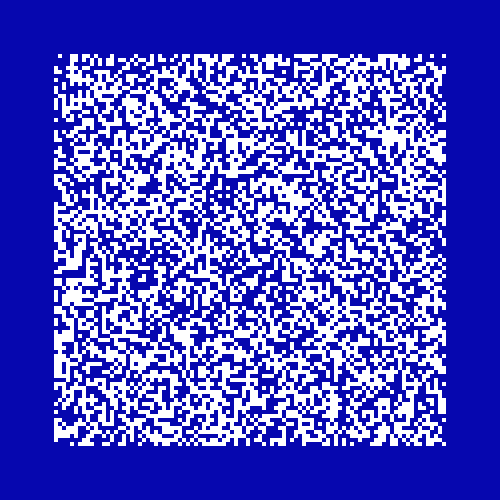
Frame 1 (no input)
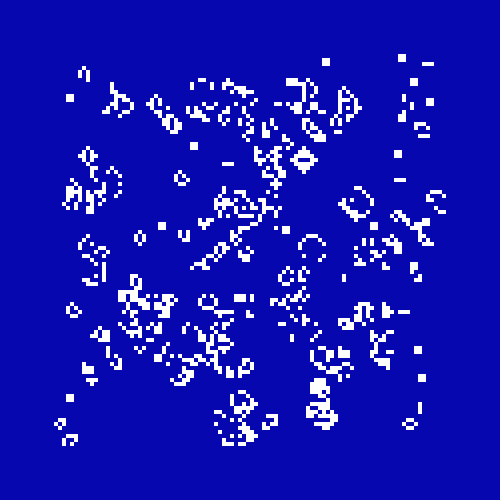
Frame 60 (the mouse pressed at the canvas centre just before this capture)
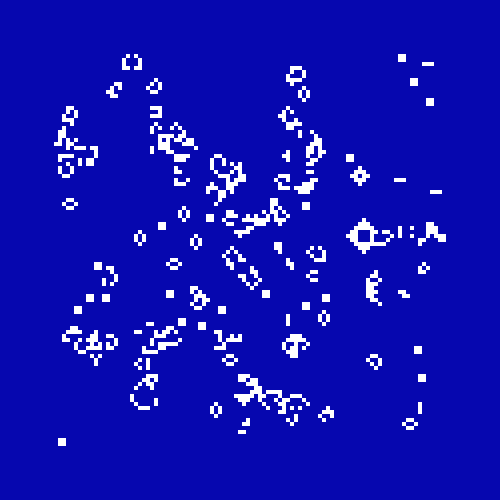
Frame 120 (the mouse held since frame 60 and released just before this capture)

The Processing sketch that drew these frames (run headless with seeded random() and noise(); from frame 60 on, the mouse is pressed at the canvas centre):

// Processing sketch: sketch_30112017
// ── sketch_30112017.pde
Cellular cellular;

void setup(){
  size(500,500);
  smooth();
  noStroke();
  fill(255);
  cellular = new Cellular();
  cellular.init();
}

void draw(){
  background(6,7,175);
  translate(50,50);
  cellular.display();
  cellular.generate();
}
// ── Cellular.pde
class Cellular{
  int w = 4;
  int columns, rows;
  int[][] board;
  
  Cellular(){
    columns = 400/w;
    rows = 400/w;
    board = new int [columns][rows];
    
    init();
  }
  
  void init(){
    for(int i = 1; i < columns - 1; i++){
      for(int j = 1; j < rows - 1; j++){
        board[i][j] = int(random(2));
      }
    }
  }
  
  void generate(){
    int[][] next = new int[columns][rows];
    
    for(int x = 1; x < columns-1; x++){
      for(int y = 1; y < rows -1; y++){
        int neighbors = 0;
        
        for(int i = -1; i <= 1; i++){
          for(int j = -1; j <= 1; j++){
            neighbors += board[x+i][y+j];
          }
        }
        
        neighbors -= board[x][y];
        
        if((board[x][y] == 1) && (neighbors < 2)){
          next[x][y] = 0;
        }else if((board[x][y] == 1) && (neighbors > 3)){
          next[x][y] = 0;
        }else if((board[x][y] == 0) && (neighbors == 3)){
          next[x][y] = 1;
        }else{
          next[x][y] = board[x][y];
        }
      }
    }
    board = next;
  }
  
  void display() {
    for ( int i = 0; i < columns;i++) {
      for ( int j = 0; j < rows;j++) {
        if ((board[i][j] == 1)) fill(255);
        else fill(6,7,175); 
        rect(i*w, j*w, w, w);
      }
    }
  }
}
